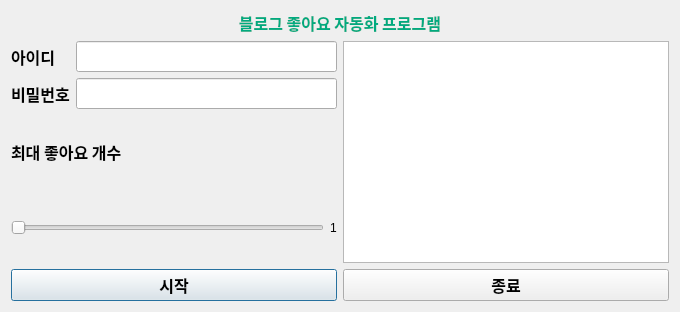
<?xml version="1.0" encoding="UTF-8"?>
<ui version="4.0">
 <class>Dialog</class>
 <widget class="QDialog" name="Dialog">
  <property name="geometry">
   <rect>
    <x>0</x>
    <y>0</y>
    <width>680</width>
    <height>312</height>
   </rect>
  </property>
  <property name="windowTitle">
   <string>Dialog</string>
  </property>
  <layout class="QGridLayout" name="gridLayout">
   <item row="0" column="0">
    <layout class="QVBoxLayout" name="verticalLayout">
     <item>
      <widget class="QLabel" name="label_4">
       <property name="font">
        <font>
         <family>한컴 고딕</family>
         <pointsize>12</pointsize>
         <weight>75</weight>
         <bold>true</bold>
        </font>
       </property>
       <property name="text">
        <string>&lt;html&gt;&lt;head/&gt;&lt;body&gt;&lt;p&gt;&lt;span style=&quot; color:#00aa7f;&quot;&gt;블로그 좋아요 자동화 프로그램&lt;/span&gt;&lt;/p&gt;&lt;/body&gt;&lt;/html&gt;</string>
       </property>
       <property name="alignment">
        <set>Qt::AlignCenter</set>
       </property>
      </widget>
     </item>
     <item>
      <layout class="QHBoxLayout" name="horizontalLayout_3">
       <item>
        <layout class="QVBoxLayout" name="verticalLayout_3">
         <item>
          <layout class="QFormLayout" name="formLayout">
           <item row="0" column="0">
            <widget class="QLabel" name="label">
             <property name="font">
              <font>
               <family>한컴 고딕</family>
               <pointsize>12</pointsize>
               <weight>75</weight>
               <bold>true</bold>
              </font>
             </property>
             <property name="text">
              <string>아이디</string>
             </property>
            </widget>
           </item>
           <item row="0" column="1">
            <widget class="QLineEdit" name="id_input">
             <property name="font">
              <font>
               <family>한컴 고딕</family>
               <pointsize>12</pointsize>
               <weight>75</weight>
               <bold>true</bold>
              </font>
             </property>
            </widget>
           </item>
           <item row="1" column="0">
            <widget class="QLabel" name="label_2">
             <property name="font">
              <font>
               <family>한컴 고딕</family>
               <pointsize>12</pointsize>
               <weight>75</weight>
               <bold>true</bold>
              </font>
             </property>
             <property name="text">
              <string>비밀번호</string>
             </property>
            </widget>
           </item>
           <item row="1" column="1">
            <widget class="QLineEdit" name="pw_input">
             <property name="font">
              <font>
               <family>한컴 고딕</family>
               <pointsize>12</pointsize>
               <weight>75</weight>
               <bold>true</bold>
              </font>
             </property>
            </widget>
           </item>
          </layout>
         </item>
         <item>
          <widget class="QLabel" name="label_3">
           <property name="font">
            <font>
             <family>한컴 고딕</family>
             <pointsize>12</pointsize>
             <weight>75</weight>
             <bold>true</bold>
            </font>
           </property>
           <property name="text">
            <string>최대 좋아요 개수</string>
           </property>
          </widget>
         </item>
         <item>
          <layout class="QHBoxLayout" name="horizontalLayout">
           <item>
            <widget class="QSlider" name="like_number">
             <property name="font">
              <font>
               <family>한컴 고딕</family>
               <pointsize>12</pointsize>
               <weight>75</weight>
               <bold>true</bold>
              </font>
             </property>
             <property name="minimum">
              <number>1</number>
             </property>
             <property name="orientation">
              <enum>Qt::Horizontal</enum>
             </property>
            </widget>
           </item>
           <item>
            <widget class="QLabel" name="number_label">
             <property name="text">
              <string>1</string>
             </property>
            </widget>
           </item>
          </layout>
         </item>
        </layout>
       </item>
       <item>
        <widget class="QTextBrowser" name="status">
         <property name="font">
          <font>
           <family>Agency FB</family>
           <pointsize>12</pointsize>
           <weight>75</weight>
           <bold>true</bold>
          </font>
         </property>
        </widget>
       </item>
      </layout>
     </item>
     <item>
      <layout class="QHBoxLayout" name="horizontalLayout_2">
       <item>
        <widget class="QPushButton" name="start_btn">
         <property name="font">
          <font>
           <family>한컴 고딕</family>
           <pointsize>12</pointsize>
           <weight>75</weight>
           <bold>true</bold>
          </font>
         </property>
         <property name="text">
          <string>시작</string>
         </property>
        </widget>
       </item>
       <item>
        <widget class="QPushButton" name="quit_btn">
         <property name="font">
          <font>
           <family>한컴 고딕</family>
           <pointsize>12</pointsize>
           <weight>75</weight>
           <bold>true</bold>
          </font>
         </property>
         <property name="text">
          <string>종료</string>
         </property>
        </widget>
       </item>
      </layout>
     </item>
    </layout>
   </item>
  </layout>
 </widget>
 <resources/>
 <connections/>
</ui>
